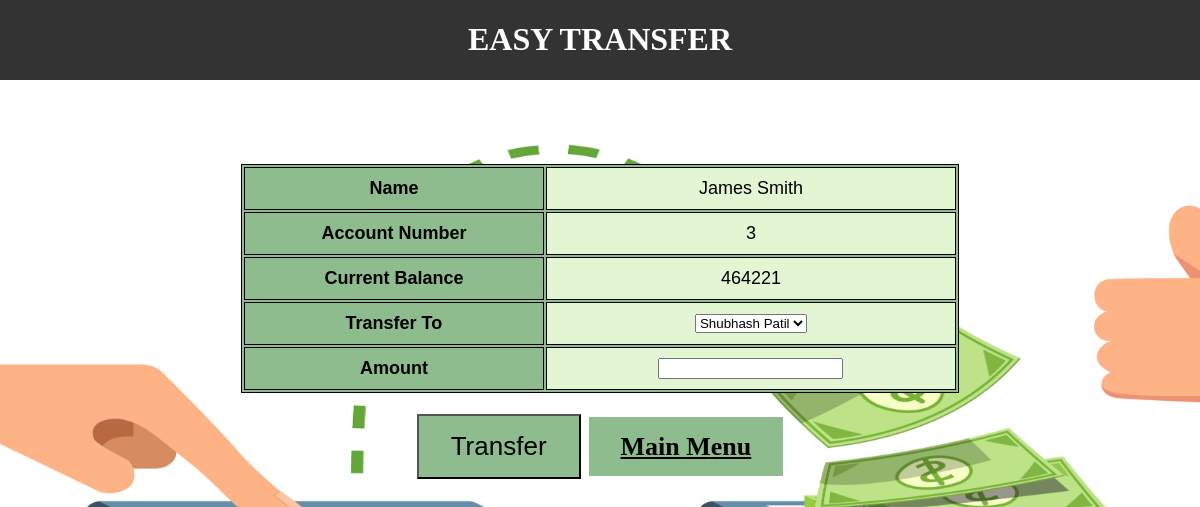
The page /transfer.php?ano=3 on the database its author committed.
### tables this page shows
CREATE TABLE `customer_details` (
  `name` varchar(55) NOT NULL,
  `email` varchar(44) NOT NULL,
  `account_no` int(11) NOT NULL,
  `current_bal` int(33) NOT NULL,
  `address` text NOT NULL
);

### transfer.php (the view, shortened to what this page needs)
<?php
$user = 'root';
$password = '';
$database = 'bank';
$servername='localhost:3306';
$mysqli = new mysqli($servername, $user,
                $password, $database);
    $cid = mysqli_real_escape_string($mysqli, $_GET["ano"]);
    $sql =  "SELECT * FROM customer_details WHERE account_no='".$cid."'";
    $result = $mysqli->query($sql);
	$cust_sql = "SELECT * FROM customer_details ORDER BY account_no ASC ";
$cust_result = $mysqli->query($cust_sql);
?>
<div class="topnav" >
 <h1 style="color:white;"> EASY TRANSFER  </h1>
</div>
<p>&nbsp;</p>
<p>&nbsp;</p>
 <form action="transfer.php?ano=<?php  echo $_GET['ano']; ?> " method="post">
<table width="718" class="table tabe-hover table-bordered" id="list">
      <?php
                while($rows=$result->fetch_assoc())
                {
             ?>
         <tr>
         <th width="298" height="24" class="text-center">Name</th>
		 <td width="408"><?php echo $rows['name'];?></td>
          </tr>
		 <tr>
         <th width="298" class="text-center">Account Number</th>
		 <td><?php echo $rows['account_no'];?></td>
		 </tr>
		 <tr>
         <th width="298" class="text-center">Current Balance</th>
		 <td><?php echo $rows['current_bal'];?></td>
		 </tr>
         <tr>
         <th width="298" class="text-center">Transfer To</th>
         <td>
		<select name="transfer_to" width="298px">
		<?php
                while($cust_rows=$cust_result->fetch_assoc())
                {
				if($rows['account_no']!= $cust_rows['account_no'])
				{
             ?>
    <option value="<?php echo $cust_rows['account_no']?>"><?php echo $cust_rows['name']?> </option>
  <?php } }?>
		</select>
		 </td>
         </tr>
		 <tr>
         <th width="298" class="text-center">Amount</th>
         <td> <input type="number" name="amount" /> </td>
         </tr>
            <?php
                }
             ?>
</table>
<h1> <button type="submit" class="button button1" name="submit">Transfer </button>
	<a class="button1 button"href="view_customers.php"> Main Menu </a>
	</h1>
 </form>

### transfer.php (style rules this page uses)
.topnav { overflow: hidden; background-color: #333; }
table { background-color: #8FBC8F; margin: 0 auto; font-size: large; border: 1px solid black; }
h1 { text-align: center; color: #006600; font-size: xx-large; font-family: 'Gill Sans', 'Gill Sans MT', ' Calibri', 'Trebuchet MS', 'sans-serif'; }
td { background-color: #E4F5D4; border: 1px solid black; }
th, td { font-weight: bold; border: 1px solid black; padding: 10px; text-align: center; }
td { font-weight: lighter; }
.button1 { background-color:#8FBC8F; color: black; padding: 15px 32px; text-align: center; font-size: 26px; }

### rows shown on the page
customer_details: name "James Smith", account_no "3", current_bal "464221"

### other values the page prints
form field transfer_to "Shubhash Patil"
